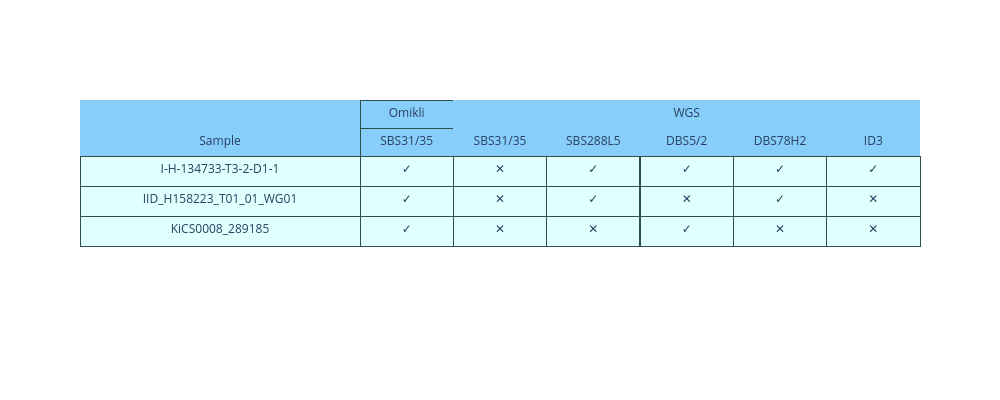

Notebook source saved alongside this figure:
### Code cell
import plotly.graph_objects as go

# Define header structure
header_row1 = ['', 'Omikli', '', '', 'WGS', '', '']
header_row2 = ['Sample', 'SBS31/35', 'SBS31/35', 'SBS288L5', 'DBS5/2', 'DBS78H2', 'ID3']

# Convert DataFrame to values for cells
cell_values = [data[col].tolist() for col in data.columns]

# ---------------------------
# YOUR ORIGINAL PLOTTING CODE - UNCHANGED
# ---------------------------
fig = go.Figure(data=[go.Table(
    columnwidth=[3,1,1,1,1,1,1],
    header=dict(values=[[h1, h2] for h1, h2 in zip(header_row1, header_row2)],
                line = dict(width=[0,1,0,0,0,0]),
                line_color='darkslategray',
                fill_color='lightskyblue',
                align='center'),
    cells=dict(values=cell_values,
                height=30,
               line_color='darkslategray',
               fill_color='lightcyan',
               align='center'))
])

fig.update_layout(width=1000, height=400)
fig.show()
#fig.write_image(os.path.join(fig_out, "ExFig_10d.pdf"))

### Figure 1 — Plotly figure (JSON) as saved in the notebook; plotly's stock layout.template omitted (floating-point values rounded to 4 significant figures)
{"data": [{"cells": {"align": "center", "fill": {"color": "lightcyan"}, "height": 30, "line": {"color": "darkslategray"}, "values": [["I-H-134733-T3-2-D1-1", "IID_H158223_T01_01_WG01", "KiCS0008_289185"], ["✓", "✓", "✓"], ["✕", "✕", "✕"], ["✓", "✓", "✕"], ["✓", "✕", "✓"], ["✓", "✓", "✕"], ["✓", "✕", "✕"]]}, "columnwidth": [3, 1, 1, 1, 1, 1, 1], "header": {"align": "center", "fill": {"color": "lightskyblue"}, "line": {"color": "darkslategray", "width": [0, 1, 0, 0, 0, 0]}, "values": [["", "Sample"], ["Omikli", "SBS31/35"], ["", "SBS31/35"], ["", "SBS288L5"], ["WGS", "DBS5/2"], ["", "DBS78H2"], ["", "ID3"]]}, "type": "table"}], "layout": {"height": 400, "width": 1000}}
